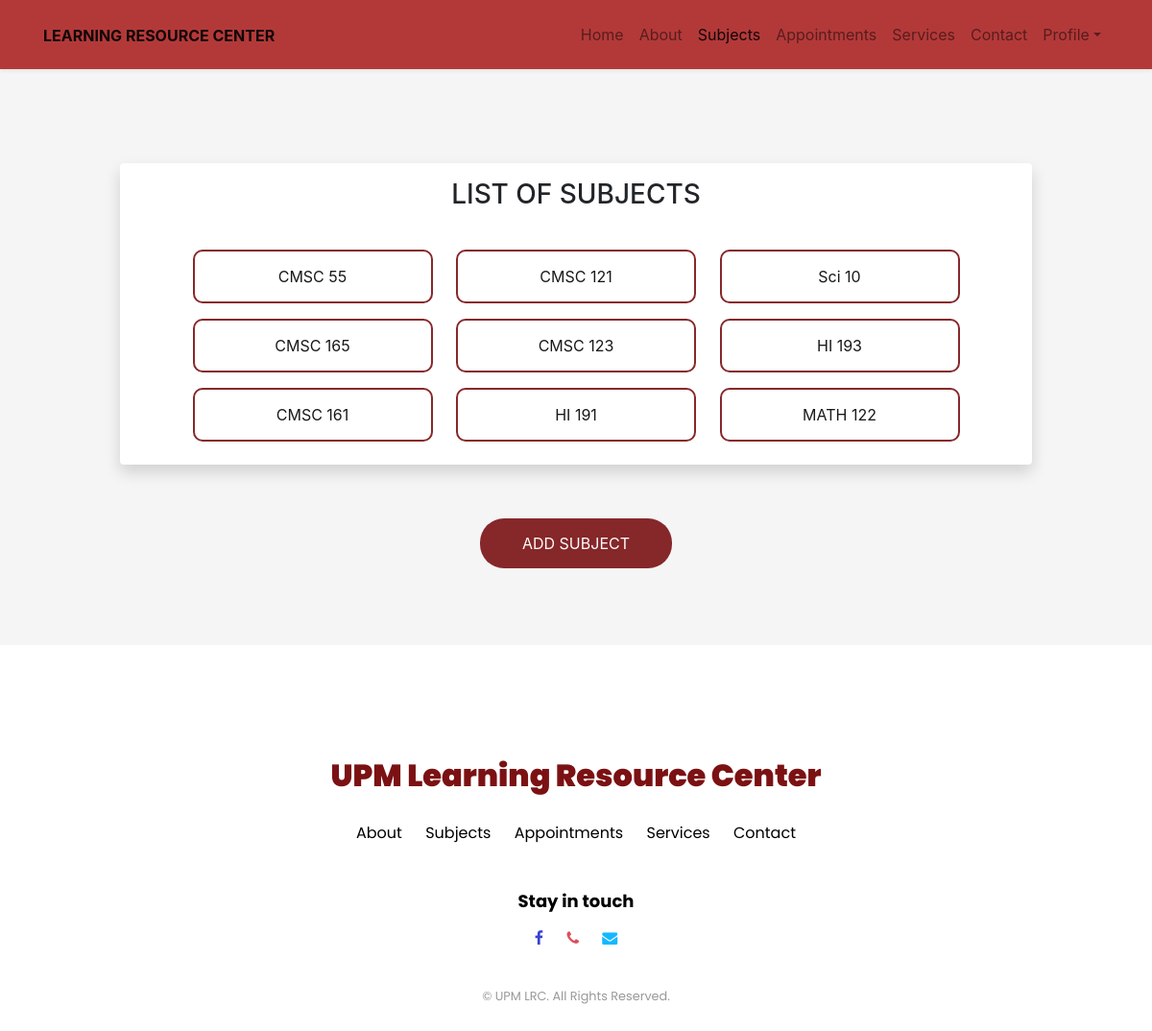
The app's page /subjects.php (signed in) with its own data.
### tables this page shows
CREATE TABLE `subjects` (
  `subject` varchar(100) NOT NULL
);

### subjects.php (the view, shortened to what this page needs)
<?php
   include('db_connection.php');
?>
<!DOCTYPE html>
<html lang="en" dir="ltr">
  <head>
    <link rel="stylesheet" href="assets/style.php"/>
    <link rel="stylesheet" media="screen" href="https://fontlibrary.org/face/gidole-regular" type="text/css"/>
    <link rel="stylesheet" media="screen" href="https://fontlibrary.org/face/bebas" type="text/css"/>
    <link rel="stylesheet" media="screen" href="https://fontlibrary.org/face/carlito" type="text/css"/>
    <link rel="stylesheet" media="screen" href="https://fontlibrary.org/face/hussar-bold" type="text/css"/>
    <link href="https://cdnjs.cloudflare.com/ajax/libs/twitter-bootstrap/4.3.1/css/bootstrap.min.css" rel="stylesheet" id="bootstrap-css">
    <link href="https://stackpath.bootstrapcdn.com/font-awesome/4.7.0/css/font-awesome.min.css" rel="stylesheet" id="bootstrap-css">
  <link rel="stylesheet" href="assets/fonts/icomoon/style.css">
    <link rel="stylesheet" href="assets/css/bootstrap.min.css">
<body>
<header class="header sticky-top" >
    <nav class="navbar navbar-expand-lg navbar-light py-3 shadow-sm" style="background-color: #b33939;">
        <div class="container"><a class="navbar-brand" href="#">
            <strong class="h6 mb-0 font-weight-bold text-uppercase">Learning Resource Center</strong></a>
            <div class="collapse navbar-collapse" id="navbarSupportedContent">
                <ul class="navbar-nav ml-auto">
                    <li class="nav-item"><a class="nav-link" href="index_admin.php">Home</a></li>
                    <li class="nav-item"><a class="nav-link" href="about_admin.php">About</a></li>
                    <li class="nav-item active"><a class="nav-link" href="subjects.php">Subjects <span class="sr-only">(current)</span></a></li>
                    <li class="nav-item"><a class="nav-link" href="appointments.php">Appointments</a></li>
                    <li class="nav-item"><a class="nav-link" href="services_admin.php">Services</a></li>
                    <li class="nav-item"><a class="nav-link" href="contact_admin.php">Contact</a></li>
          <li class="nav-item dropdown"><a class="nav-link dropdown-toggle" href="#" id="navbarDropdown" role="button" data-toggle="dropdown">Profile</a>
                    </li>
                </ul>
            </div>
        </div>
    </nav>
</header>
<section class="py-5 section-1">
<center><div class="container">
  <div class="row">
    <div class="col-10 offset-md-1 shadow p-3 mb-5 bg-white rounded form-div">
        <h3 class="text-center"> LIST OF SUBJECTS </h3>
<br>
<?php
  $sql = "SELECT * FROM subjects";
  $result = mysqli_query($db,$sql) or die(mysqli_error($db));
if(mysqli_num_rows($result) > 0 ){
  while ($row = mysqli_fetch_array ($result)) {
  ?>
    <button class="buttonJu" id="btn3" disabled="true"><?php echo $row['subject'];?></button>
<?php
 }
}
?>
</center>
<center>
  <button class="buttonJu" id="myBtn">ADD SUBJECT</button></center>
 <br>
</section>
</body>
</html>
  <footer class="footer-16371">
      <div class="container">
        <div class="row justify-content-center">
          <div class="col-md-9 text-center">
            <div class="footer-site-logo mb-4">
              <a href="index.php"> UPM Learning Resource Center</a>
            </div>
            <ul class="list-unstyled nav-links mb-5">
              <li><a href="about_admin.php">About</a></li>
        <li><a href="subjects.php">Subjects</a></li>
        <li><a href="appointments.php">Appointments</a></li>
              <li><a href="services_admin.php">Services</a></li>
              <li><a href="contact_admin.php">Contact</a></li>
            </ul>
            <div class="social mb-4">
              <h3>Stay in touch</h3>
              <ul class="list-unstyled">
                <li class="fb"><a href="https://www.facebook.com/upmlrc"><span class="icon-facebook"></span></a></li>
                <li class="pin"><a href="contact.php"><span class="icon-phone"></span></a></li>
        <li class="tw"><a href="contact.php"><span class="icon-envelope"></span></a></li>
              </ul>
            </div>
            <div class="copyright">
              <p class="mb-0"><small>&copy; UPM LRC. All Rights Reserved.</small></p>
            </div>
          </div>
        </div>
      </div>
    </footer>
</html>

### subjects.php (style rules this page uses)
#myBtn { border-radius: 25px; background-color: #7b1113; color: white; padding: 14px 20px; margin: 8px 10px; border: none; cursor: pointer; width: 200px; opacity: 0.9; }
#btn3 { border-radius: 10px; background-color: white; color: black; padding: 14px 20px; margin: 8px 10px; border: 2px solid #7b1113; cursor: pointer; width: 250px; opacity: 0.9; }
.buttonJu { border-radius: 25px; background-color: white; color: black; padding: 14px 20px; margin: 8px 10px; border: 2px solid #7b1113; cursor: pointer; width: 250px; opacity: 0.9; }

### records on screen
subjects: subject "CMSC 55"
subjects: subject "CMSC 121"
subjects: subject "Sci 10"
subjects: subject "CMSC 165"
subjects: subject "CMSC 123"
subjects: subject "HI 193"
subjects: subject "CMSC 161"
subjects: subject "HI 191"
subjects: subject "MATH 122"
